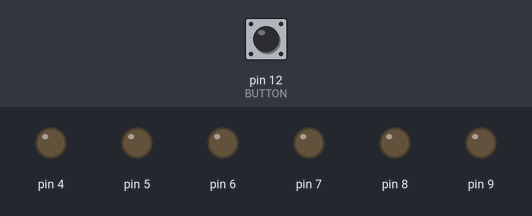
Bench run of a sketch on a simulated Arduino Uno, built with avr-gcc and run on an emulated ATmega328P. On the bench: output pins drawn as LEDs (lit = HIGH). The test bench sets the inputs (shaded band); at power-on: pin 12 (BUTTON) LOW.

Above: at 1.2 s.
1.3 s: pin 12 (BUTTON) pulled HIGH for 0.15 s
At 2.5 s:
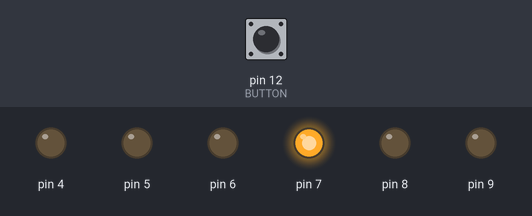
At 3.3 s:
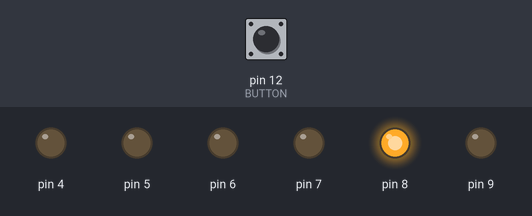
Timing chart, 0 to 10.3 s (numbered marks = the images above; inputs shaded):
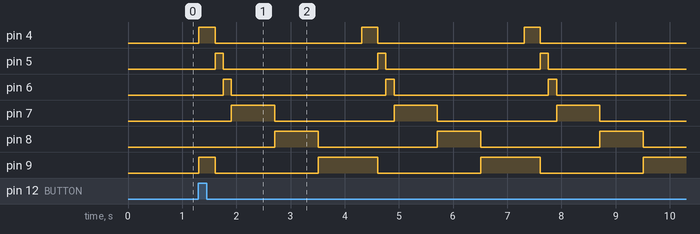

Measured:
- after the input at 1.3 s, pin 4: alternates HIGH for 0.30 s and LOW for 2.7 s, starting at once; pin 5: alternates HIGH for 0.15 s and LOW for 2.9 s, starting after 0.31 s

The sketch:

SS6_LightShow.ino
```cpp
const int BUTTON = 12;

int val = 0;

int old_val = 0;
int state = 0;

void setup() {
  // put your setup code here, to run once:
  pinMode(BUTTON,INPUT);
  pinMode(4, OUTPUT);
  pinMode(5, OUTPUT);
  pinMode(6, OUTPUT);
  pinMode(7, OUTPUT);
  pinMode(8, OUTPUT);
  pinMode(9, OUTPUT);
}

void loop() {
  // put your main code here, to run repeatedly:

  val = digitalRead(BUTTON);

  if((val == HIGH) && (old_val == LOW)){
    state++;
    delay(10);
    }
    old_val = val;

    if (state == 1){

        digitalWrite(4, HIGH);
        digitalWrite(5, LOW);
        digitalWrite(6, LOW);
        digitalWrite(7, LOW);
        digitalWrite(8, LOW);
        digitalWrite(9, HIGH);
        delay(300);

        digitalWrite(4, LOW);
        digitalWrite(5, HIGH);
        digitalWrite(6, LOW);
        digitalWrite(7, LOW);
        digitalWrite(8, LOW);
        digitalWrite(9, LOW);
        delay(150);

        digitalWrite(4, LOW);
        digitalWrite(5, LOW);
        digitalWrite(6, HIGH);
        digitalWrite(7, LOW);
        digitalWrite(8, LOW);
        digitalWrite(9, LOW);
        delay(150);

        digitalWrite(4, LOW);
        digitalWrite(5, LOW);
        digitalWrite(6, LOW);
        digitalWrite(7, HIGH);
        digitalWrite(8, LOW);
        digitalWrite(9, LOW);
        delay(800);

        digitalWrite(4, LOW);
        digitalWrite(5, LOW);
        digitalWrite(6, LOW);
        digitalWrite(7, LOW);
        digitalWrite(8, HIGH);
        digitalWrite(9, LOW);
        delay(800);

        digitalWrite(4, LOW);
        digitalWrite(5, LOW);
        digitalWrite(6, LOW);
        digitalWrite(7, LOW);
        digitalWrite(8, LOW);
        digitalWrite(9, HIGH);
        delay(800);
    }
        if (state == 2){

        digitalWrite(4, HIGH);
        digitalWrite(5, HIGH);
        digitalWrite(6, HIGH);
        digitalWrite(7, HIGH);
        digitalWrite(8, HIGH);
        digitalWrite(9, HIGH);
        delay(300);

        digitalWrite(4, LOW);
        digitalWrite(5, HIGH);
        digitalWrite(6, LOW);
        digitalWrite(7, HIGH);
        digitalWrite(8, LOW);
        digitalWrite(9, HIGH);
        delay(150);

        digitalWrite(4, HIGH);
        digitalWrite(5, LOW);
        digitalWrite(6, LOW);
        digitalWrite(7, HIGH);
        digitalWrite(8, LOW);
        digitalWrite(9, LOW);
        delay(150);

        digitalWrite(4, LOW);
        digitalWrite(5, HIGH);
        digitalWrite(6, LOW);
        digitalWrite(7, HIGH);
        digitalWrite(8, LOW);
        digitalWrite(9, HIGH);
        delay(800);

        digitalWrite(4, HIGH);
        digitalWrite(5, LOW);
        digitalWrite(6, LOW);
        digitalWrite(7, LOW);
        digitalWrite(8, HIGH);
        digitalWrite(9, LOW);
        delay(800);

        digitalWrite(4, LOW);
        digitalWrite(5, LOW);
        digitalWrite(6, HIGH);
        digitalWrite(7, LOW);
        digitalWrite(8, LOW);
        digitalWrite(9, HIGH);
        delay(800);
        }

          else {

          digitalWrite(4, LOW);
          digitalWrite(5, LOW);
          digitalWrite(6, LOW);
          digitalWrite(7, LOW);
          digitalWrite(8, LOW);
          digitalWrite(9, LOW);

    }
 }
```
